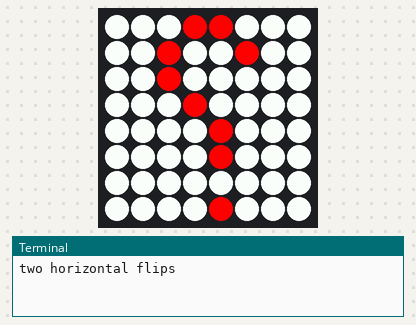
Recording of a program running on a simulated Raspberry Pi (BCM pin numbers) with a Sense HAT. Parts: the Sense HAT's 8×8 RGB LED matrix, the last lines printed to the terminal. Random numbers come from a fixed seed. At 8.0 s the program stops and its outputs stay as they are.

Above: at 0.1 s.
At 0.6 s:
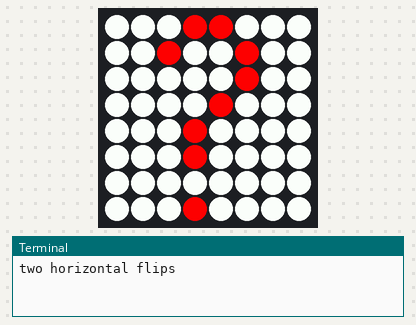
At 1.1 s:
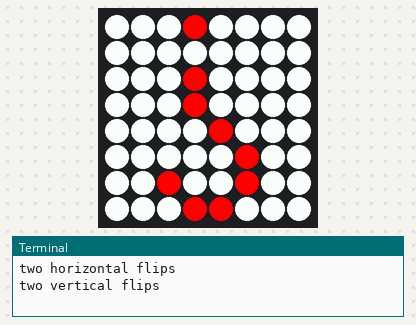

The program:

5.flip.py
```python
from sense_hat import SenseHat
from colors import Colors
import time

sense = SenseHat()
c = Colors()

X = c.get_rgb("red")
O = c.get_rgb("white")

question_mark = [
O, O, O, X, X, O, O, O,
O, O, X, O, O, X, O, O,
O, O, O, O, O, X, O, O,
O, O, O, O, X, O, O, O,
O, O, O, X, O, O, O, O,
O, O, O, X, O, O, O, O,
O, O, O, O, O, O, O, O,
O, O, O, X, O, O, O, O
]

sense.set_pixels(question_mark)


# flip twice in each direction
i = 0
while i < 4:
    print("two horizontal flips")
    sense.flip_h()
    time.sleep(0.5)
    sense.flip_h()
    time.sleep(0.5)
    print("two vertical flips")
    sense.flip_v()
    time.sleep(0.5)
    sense.flip_v()
    time.sleep(0.5)
    i += 1
```

colors.py
```python
import random

class Colors:
    # A dictionary to store some common colors with their RGB values
    colors = {
        'red': (255, 0, 0),
        'green': (0, 255, 0),
        'blue': (0, 0, 255),
        'black': (0, 0, 0),
        'white': (255, 255, 255),
        'yellow': (255, 255, 0),
        'purple': (128, 0, 128),
        'orange': (255, 165, 0),
        'pink': (255, 192, 203),
        'gray': (128, 128, 128)
    }

    def __init__(self):
        pass

    def get_rgb(self, color_name):
        """Returns the RGB value of the given color name."""
        color_name = color_name.lower()
        if color_name in self.colors:
            return self.colors[color_name]
        else:
            raise ValueError(f"Color '{color_name}' not found. Please use a valid color name.")


    def random_rgb(self):
        return random.choice(list(self.colors.values()))
```

Measured:
- by itself, everything shown: repeats every 2.0 s, in 4 steps
- what the display in image 1 shows lasts 0.5 s, from 0.5 s to 1.0 s
